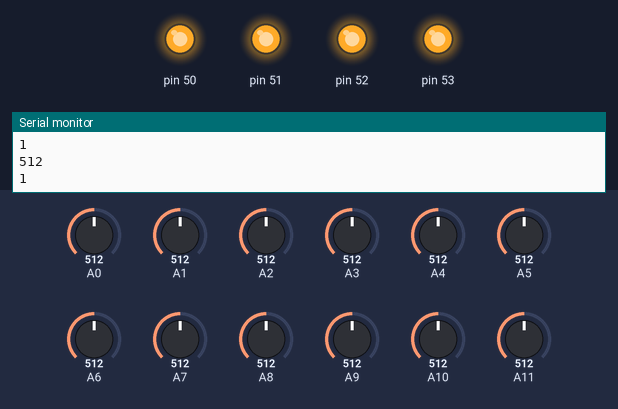
Recording of a program running on a simulated Arduino Mega 2560, built with avr-gcc and run on an emulated ATmega2560. Shown: output pins drawn as LEDs (lit = HIGH), the last lines printed to the serial monitor. The inputs (shaded band) are chosen by the test bench; at power-on: A0 = 512, A3 = 512, A6 = 512, A9 = 512, A1 = 512, A2 = 512, A4 = 512, A5 = 512, A7 = 512, A8 = 512, A10 = 512, A11 = 512.

Above: at 1.2 s.
1.3 s: A0 set to 548
At 2.5 s:
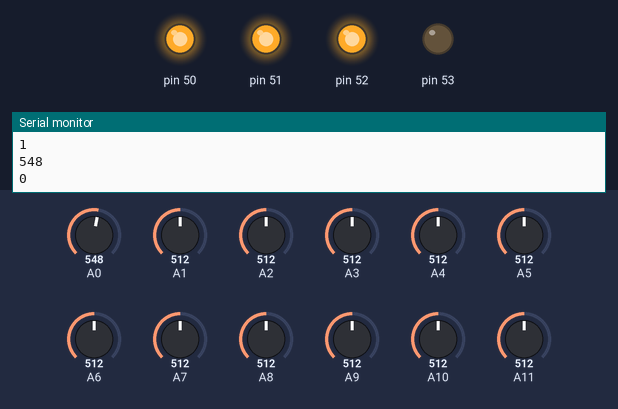
3.5 s: A3 set to 525
5.2 s: A3 set to 548
At 7.2 s:
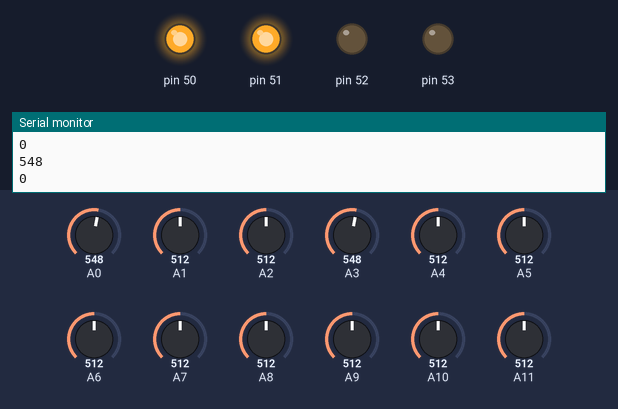
7.5 s: A6 set to 523
9.2 s: A6 set to 545
At 11.0 s:
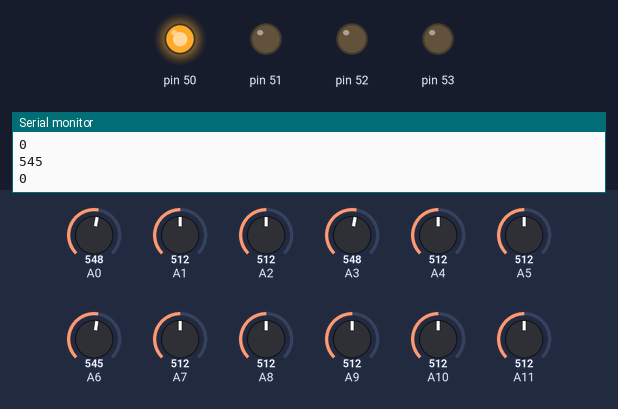
11.5 s: A9 set to 716
At 12.9 s:
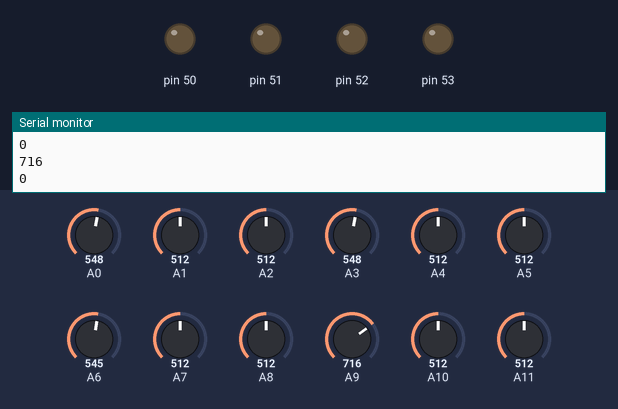
Timing chart, 0 to 14.5 s (numbered marks = the images above; inputs shaded):
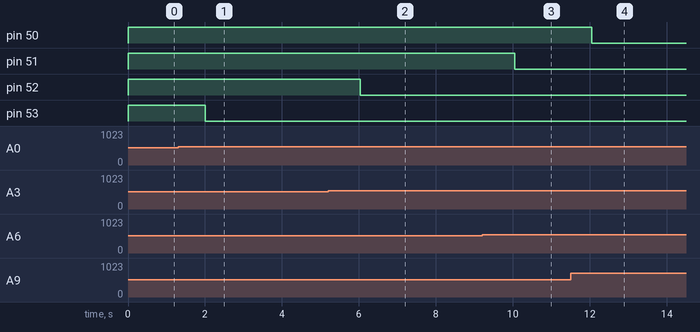

The program:

main.cpp
```cpp
#include "main.h"

InputVariable row1(0, 1, 2, 53); //Analog input, analog logic, analog compare, digital output
InputVariable row2(3, 4, 5, 52);
InputVariable row3(6, 7, 8, 51);
InputVariable row4(9, 10, 11, 50);


void setup() {
  Serial.begin(9600);
}

void loop() {
  row1.update();
  row2.update();
  row3.update();
  row4.update();
  delay(1000);
  }
```

inputVariable.h
```cpp
#pragma once
#include <Arduino.h>
class InputVariable{
    private:
        byte input_pin;
        byte logic_pin;
        byte comp_pin;
        byte output_pin;
        int input_value = 0;
        int logic_value = 0;
        int comp_value = 0;
        bool prev_output_value = false;

        int readOuts = 3;
        int buffer = 20;


        enum logicOperators {
            equals,
            notEquals,
            higher,
            lower
        };
        int readVal(byte pin);
        int valToLogic(int value);
        bool compare();
        void updateOutput();

    public:
        InputVariable(byte input, byte logic, byte comp, byte led);
        void update();
};
```

main.h
```cpp
#pragma once
#include <Arduino.h>
#include "inputVariable.h"
```

inputVariable.cpp
```cpp
#include "inputVariable.h"

InputVariable::InputVariable(byte input, byte logic, byte comp, byte output)
{
        input_pin = input;
        logic_pin = logic;
        comp_pin = comp;
        output_pin = output;
        pinMode(output_pin, OUTPUT);

}

int InputVariable::readVal(byte pin){
    int value = 0;

    for(int i = 0; i < readOuts; i++){
        value +=  analogRead(pin);
    }
    return value / readOuts;
};

int InputVariable::valToLogic(int value){
  int dividerVal = 1023 / 4;

  if (value>=0 && value<=dividerVal){
    return lower;
  }
  else if (value>=dividerVal && value<=dividerVal *2){
    return notEquals;
  }
  else if (value>=dividerVal*2 && value<=dividerVal *3){
    return equals;
  }
  else if (value>=dividerVal*3 && value<=dividerVal *4){
    return higher;
  }
  else{
    return lower;
  }
}

bool InputVariable::compare(){

  if(valToLogic(logic_value) == equals && (input_value - buffer < comp_value && input_value + buffer > comp_value )){
    return true;
  } else if(valToLogic(logic_value) == notEquals && (input_value - buffer > comp_value || input_value + buffer < comp_value )){
    return true;
  } else if(valToLogic(logic_value) == higher && input_value > comp_value){
    return true;
  } else if(valToLogic(logic_value) == lower && input_value < comp_value){
    return true;
  } else{
    return false;
  }
}

void InputVariable::updateOutput(){
    bool compare_value = compare();
    if(compare_value != prev_output_value){
        Serial.println(compare_value);
        digitalWrite(output_pin, compare_value);
        prev_output_value = compare_value;
    }
}

void InputVariable::update(){
    int new_input_value = readVal(input_pin);
    if(input_value - buffer > new_input_value || input_value + buffer < new_input_value){
        input_value = new_input_value;
        Serial.println(input_value);
    }
    logic_value = readVal(logic_pin);
    comp_value = readVal(comp_pin);
    updateOutput();
}
```

Measured:
- the behaviour switches between 532 and 533 on A0 (found by bisection; images 0 and 1)
- the behaviour switches between 532 and 533 on A3 (found by bisection; images 1 and 2)
- the behaviour switches between 532 and 533 on A6 (found by bisection; images 2 and 3)
- after the input at 1.3 s, pin 53: HIGH → LOW after 0.71 s
- after the input at 3.5 s, every drawn part: stays the same
- after the input at 5.2 s, pin 52: HIGH → LOW after 0.83 s
- after the input at 7.5 s, every drawn part: stays the same
- after the input at 9.2 s, pin 51: HIGH → LOW after 0.85 s
- after the input at 11.5 s, pin 50: HIGH → LOW after 0.56 s
